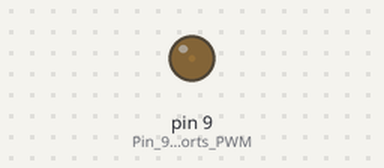
Bench run of a sketch on a simulated Arduino Uno, built with avr-gcc and run on an emulated ATmega328P. Parts: output pins drawn as LEDs (lit = HIGH).

Above: at 0.05 s.
At 0.95 s:
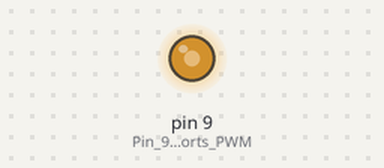
At 1.4 s:
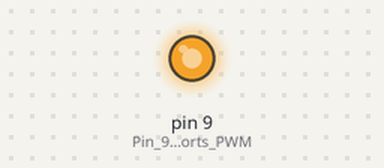
At 2.75 s:
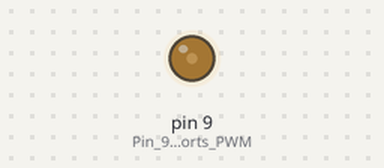
Timing chart, 0 to 7.2 s (numbered marks = the images above):
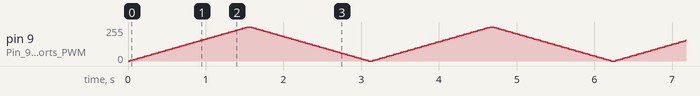

The sketch:

breathing_led.ino
```cpp
void setup()
{
  pinMode(9, OUTPUT);   // Pin 9 supports PWM
}

void loop()
{
  // Fade in from 0 to 255
  for (int brightness = 0; brightness <= 255; brightness = brightness + 5)
  {
    analogWrite(9, brightness); // Send the PWM signal
    delay(30);                  // Wait 30ms so we can see it
  }

  // Fade out from 255 to 0
  for (int brightness = 255; brightness >= 0; brightness = brightness - 5)
  {
    analogWrite(9, brightness);
    delay(30);
  }
}
```
